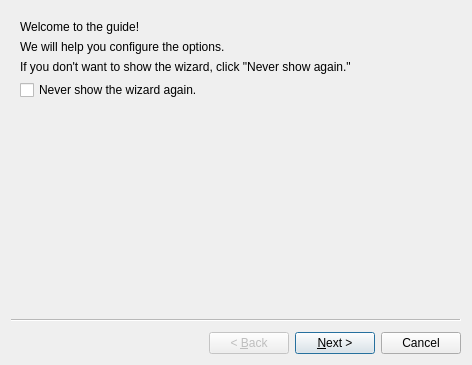
<?xml version="1.0" encoding="UTF-8"?>
<ui version="4.0">
 <class>WizardUI</class>
 <widget class="QWizard" name="WizardUI">
  <property name="geometry">
   <rect>
    <x>0</x>
    <y>0</y>
    <width>472</width>
    <height>365</height>
   </rect>
  </property>
  <property name="windowTitle">
   <string>Wizard</string>
  </property>
  <widget class="QWizardPage" name="wizardPage1">
   <layout class="QVBoxLayout" name="verticalLayout_2">
    <item>
     <layout class="QVBoxLayout" name="verticalLayout">
      <item>
       <widget class="QLabel" name="label">
        <property name="text">
         <string>Welcome to the guide!</string>
        </property>
       </widget>
      </item>
      <item>
       <widget class="QLabel" name="label_2">
        <property name="text">
         <string>We will help you configure the options.</string>
        </property>
       </widget>
      </item>
      <item>
       <widget class="QLabel" name="label_14">
        <property name="text">
         <string>If you don't want to show the wizard, click &quot;Never show again.&quot;</string>
        </property>
       </widget>
      </item>
      <item>
       <widget class="QCheckBox" name="neverShowBox">
        <property name="text">
         <string>Never show the wizard again.</string>
        </property>
       </widget>
      </item>
     </layout>
    </item>
   </layout>
  </widget>
  <widget class="QWizardPage" name="wizardPage">
   <layout class="QVBoxLayout" name="verticalLayout_6">
    <item>
     <layout class="QVBoxLayout" name="verticalLayout_3">
      <item>
       <widget class="QLabel" name="label_3">
        <property name="text">
         <string>First, let's configure the game directory.</string>
        </property>
       </widget>
      </item>
      <item>
       <widget class="QLabel" name="label_4">
        <property name="text">
         <string>If you are using the default directory, just keep the default option or press &quot;Reset&quot; if it's not the right position.</string>
        </property>
        <property name="alignment">
         <set>Qt::AlignmentFlag::AlignLeading|Qt::AlignmentFlag::AlignLeft|Qt::AlignmentFlag::AlignVCenter</set>
        </property>
        <property name="wordWrap">
         <bool>true</bool>
        </property>
       </widget>
      </item>
      <item>
       <widget class="QLabel" name="label_9">
        <property name="text">
         <string>The directory will affect the search of translation file, thus affect the functions of the program.</string>
        </property>
        <property name="wordWrap">
         <bool>true</bool>
        </property>
       </widget>
      </item>
     </layout>
    </item>
    <item>
     <layout class="QVBoxLayout" name="verticalLayout_5">
      <item>
       <widget class="QRadioButton" name="radioButton">
        <property name="text">
         <string>I want to &amp;configure the game directory.</string>
        </property>
        <property name="checked">
         <bool>true</bool>
        </property>
       </widget>
      </item>
      <item>
       <layout class="QVBoxLayout" name="directoryLayout">
        <item>
         <widget class="QLabel" name="label_5">
          <property name="text">
           <string>Game directory:</string>
          </property>
         </widget>
        </item>
        <item>
         <layout class="QHBoxLayout" name="horizontalLayout">
          <item>
           <widget class="QLineEdit" name="lineEdit"/>
          </item>
          <item>
           <widget class="QPushButton" name="pushButton_2">
            <property name="text">
             <string/>
            </property>
            <property name="icon">
             <iconset theme="document-open"/>
            </property>
           </widget>
          </item>
          <item>
           <widget class="QPushButton" name="pushButton">
            <property name="text">
             <string>&amp;Reset</string>
            </property>
           </widget>
          </item>
         </layout>
        </item>
       </layout>
      </item>
      <item>
       <widget class="QRadioButton" name="radioButton_2">
        <property name="text">
         <string>&amp;I do not want to set the game directory</string>
        </property>
       </widget>
      </item>
      <item>
       <widget class="QLabel" name="validDirLabel">
        <property name="text">
         <string>Validated?</string>
        </property>
       </widget>
      </item>
     </layout>
    </item>
   </layout>
  </widget>
  <widget class="QWizardPage" name="wizardPage_2">
   <layout class="QVBoxLayout" name="verticalLayout_4">
    <item>
     <widget class="QLabel" name="label_6">
      <property name="text">
       <string>Please select the logic of finding corresponding files.</string>
      </property>
     </widget>
    </item>
    <item>
     <widget class="QRadioButton" name="radioButton_3">
      <property name="text">
       <string>Select &amp;a specific version to use the files.</string>
      </property>
      <property name="checked">
       <bool>true</bool>
      </property>
     </widget>
    </item>
    <item>
     <widget class="QRadioButton" name="radioButton_4">
      <property name="text">
       <string>&amp;Decide by NBT file</string>
      </property>
     </widget>
    </item>
   </layout>
  </widget>
  <widget class="QWizardPage" name="wizardPage_3">
   <layout class="QVBoxLayout" name="verticalLayout_8">
    <item>
     <widget class="QLabel" name="label_10">
      <property name="text">
       <string>Translation file will be checked now. You can choose a custom file or use the one in the game directory.</string>
      </property>
      <property name="wordWrap">
       <bool>true</bool>
      </property>
     </widget>
    </item>
    <item>
     <widget class="QLabel" name="label_11">
      <property name="text">
       <string>Warning: if a translation file is found in game directory, the custom one might not be used.</string>
      </property>
      <property name="wordWrap">
       <bool>true</bool>
      </property>
     </widget>
    </item>
    <item>
     <widget class="QRadioButton" name="radioButton_6">
      <property name="text">
       <string>I want &amp;to use the one in the game directory.</string>
      </property>
      <property name="checked">
       <bool>true</bool>
      </property>
     </widget>
    </item>
    <item>
     <widget class="QRadioButton" name="radioButton_5">
      <property name="text">
       <string>&amp;I want to choose a custom one.</string>
      </property>
     </widget>
    </item>
    <item>
     <layout class="QHBoxLayout" name="horizontalLayout_2">
      <item>
       <widget class="QLineEdit" name="lineEdit_2"/>
      </item>
      <item>
       <widget class="QPushButton" name="pushButton_3">
        <property name="text">
         <string/>
        </property>
        <property name="icon">
         <iconset theme="document-open"/>
        </property>
       </widget>
      </item>
     </layout>
    </item>
    <item>
     <widget class="QLabel" name="validFileLabel">
      <property name="text">
       <string>TextLabel</string>
      </property>
     </widget>
    </item>
   </layout>
  </widget>
  <widget class="QWizardPage" name="wizardPage2">
   <layout class="QVBoxLayout" name="verticalLayout_7">
    <item>
     <widget class="QLabel" name="label_7">
      <property name="text">
       <string>The wizard is finished!</string>
      </property>
     </widget>
    </item>
    <item>
     <widget class="QLabel" name="label_8">
      <property name="text">
       <string>If you want to configure again, select &quot;Utility&quot;-&gt;&quot;Config Wizard&quot; to reconfigure.</string>
      </property>
      <property name="wordWrap">
       <bool>true</bool>
      </property>
     </widget>
    </item>
   </layout>
  </widget>
 </widget>
 <resources/>
 <connections/>
</ui>
